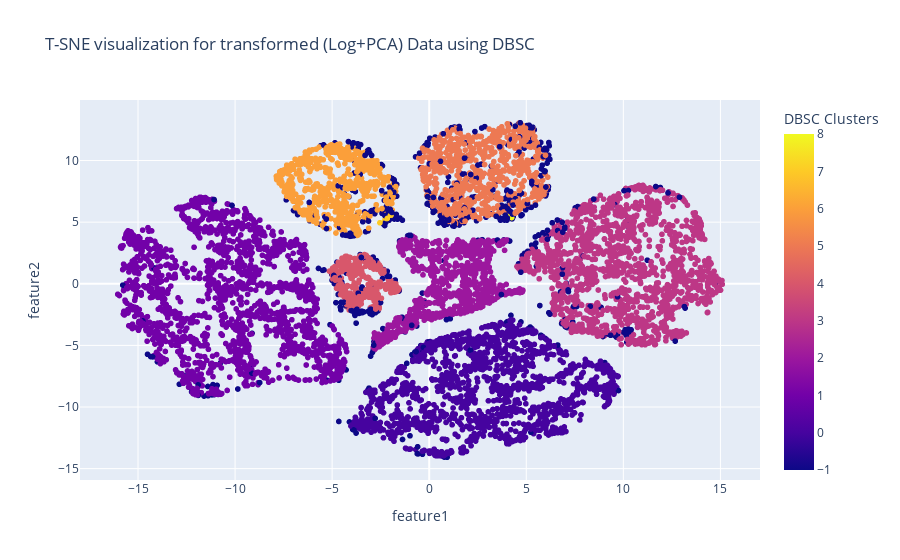

Notebook cell for this chart:
### Code cell
#The labels_ property contains the list of clusters and their respective points
Tsne_PCA2['DBSC Clusters'] = dbs.labels_
px.scatter(Tsne_PCA2, x='feature1', y='feature2', color="DBSC Clusters",title="T-SNE visualization for transformed (Log+PCA) Data using DBSC")

### Figure 1 — Plotly figure (JSON) as saved in the notebook; plotly's stock layout.template omitted (floating-point values rounded to 4 significant figures; data arrays with more than 128 entries replaced by an {"elided": "..."} marker saying what was removed)
{"data": [{"hovertemplate": "feature1=%{x}<br>feature2=%{y}<br>DBSC Clusters=%{marker.color}<extra></extra>", "legendgroup": "", "marker": {"color": {"elided": "8636 int values"}, "coloraxis": "coloraxis", "symbol": "circle"}, "mode": "markers", "name": "", "showlegend": false, "type": "scattergl", "x": {"elided": "8636 float values"}, "xaxis": "x", "y": {"elided": "8636 float values"}, "yaxis": "y"}], "layout": {"coloraxis": {"colorbar": {"title": {"text": "DBSC Clusters"}}, "colorscale": [[0, "#0d0887"], [0.1111, "#46039f"], [0.2222, "#7201a8"], [0.3333, "#9c179e"], [0.4444, "#bd3786"], [0.5556, "#d8576b"], [0.6667, "#ed7953"], [0.7778, "#fb9f3a"], [0.8889, "#fdca26"], [1, "#f0f921"]]}, "legend": {"tracegroupgap": 0}, "title": {"text": "T-SNE visualization for transformed (Log+PCA) Data using DBSC"}, "xaxis": {"anchor": "y", "domain": [0, 1], "title": {"text": "feature1"}}, "yaxis": {"anchor": "x", "domain": [0, 1], "title": {"text": "feature2"}}}}
